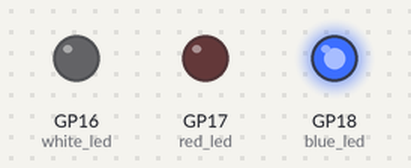
Bench run of a program on a simulated Raspberry Pi Pico running MicroPython. On the bench: output pins drawn as LEDs (lit = HIGH). What the program prints to the serial console is not drawn.

Above: at 0.5 s.
At 2.5 s:
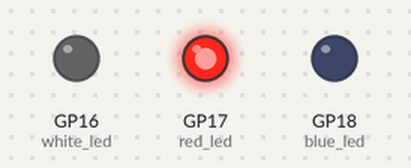
At 4.5 s:
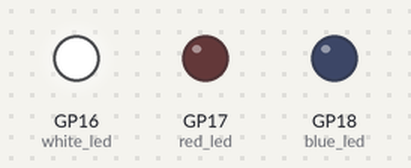
At 5.5 s:
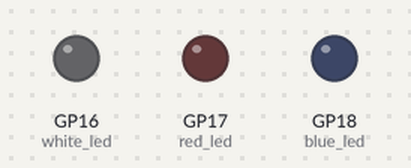
Timing chart, 0 to 7.8 s (numbered marks = the images above):
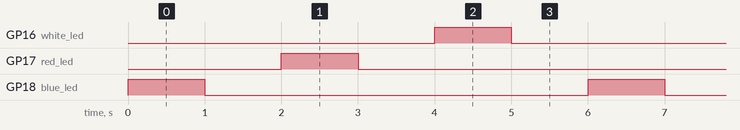

The program:

light_tets.py
```python
from machine import Pin
import time

blue_led = Pin(18, Pin.OUT)  # GP 18 pin 24
red_led = Pin(17, Pin.OUT)   # GP 17 pin 22
white_led = Pin(16, Pin.OUT) #GP 16  pin 21

while True:
    print("testing lights")
    blue_led.value(1)   # ON
    time.sleep(1)

    blue_led.value(0)   # OFF
    time.sleep(1)

    red_led.value(1)   # ON
    time.sleep(1)

    red_led.value(0)   # OFF
    time.sleep(1)

    white_led.value(1)   # ON
    time.sleep(1)

    white_led.value(0)   # OFF
    time.sleep(1)
```

Measured:
- by itself, GP16 (white_led), GP17 (red_led), GP18 (blue_led): alternates HIGH for 1.0 s and LOW for 5.0 s
- by itself, everything shown: repeats every 6.0 s, in 6 steps
